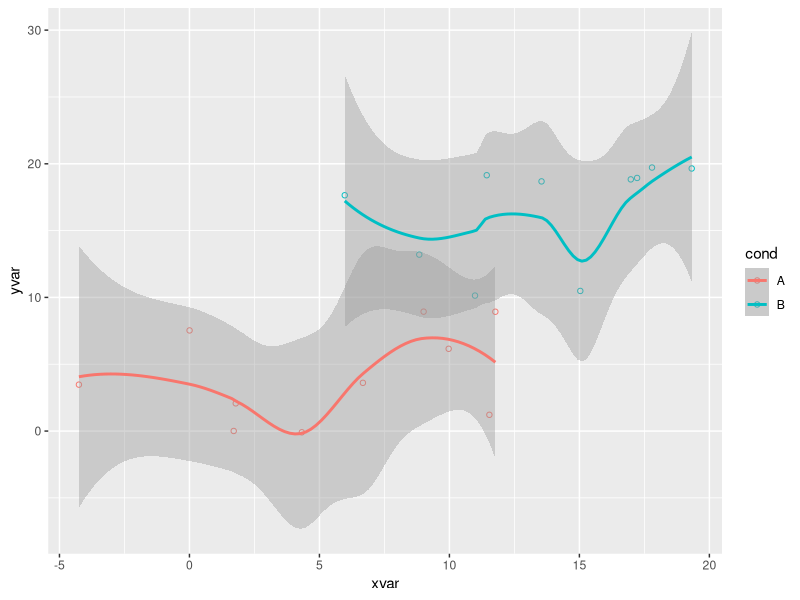

Reproduce this figure in R.
## ---- chunk 1
require(knitr)
opts_chunk$set(warning=F, error=F, message=F, fig.width = 10, fig.height = 4, results='asis', cache = F, tidy = F)
## ---- chunk 2
#get the latest version of gridSVG
#install.packages("gridSVG", repos="http://R-Forge.R-project.org")

require(ggplot2)

set.seed(955)
# Make some noisily increasing data
dat <- data.frame(cond = rep(c("A", "B"), each=10),
                  xvar = 1:20 + rnorm(20,sd=3),
                  yvar = 1:20 + rnorm(20,sd=3))
# cond         xvar         yvar
#    A -4.252354091  3.473157275
#    A  1.702317971  0.005939612
#   ... 
#    B 17.793359218 19.718587761
#    B 19.319909163 19.647899863

g4 <- ggplot(dat, aes(x=xvar, y=yvar, colour = cond)) +
  geom_point(shape=1) +    # Use hollow circles
  geom_smooth()
